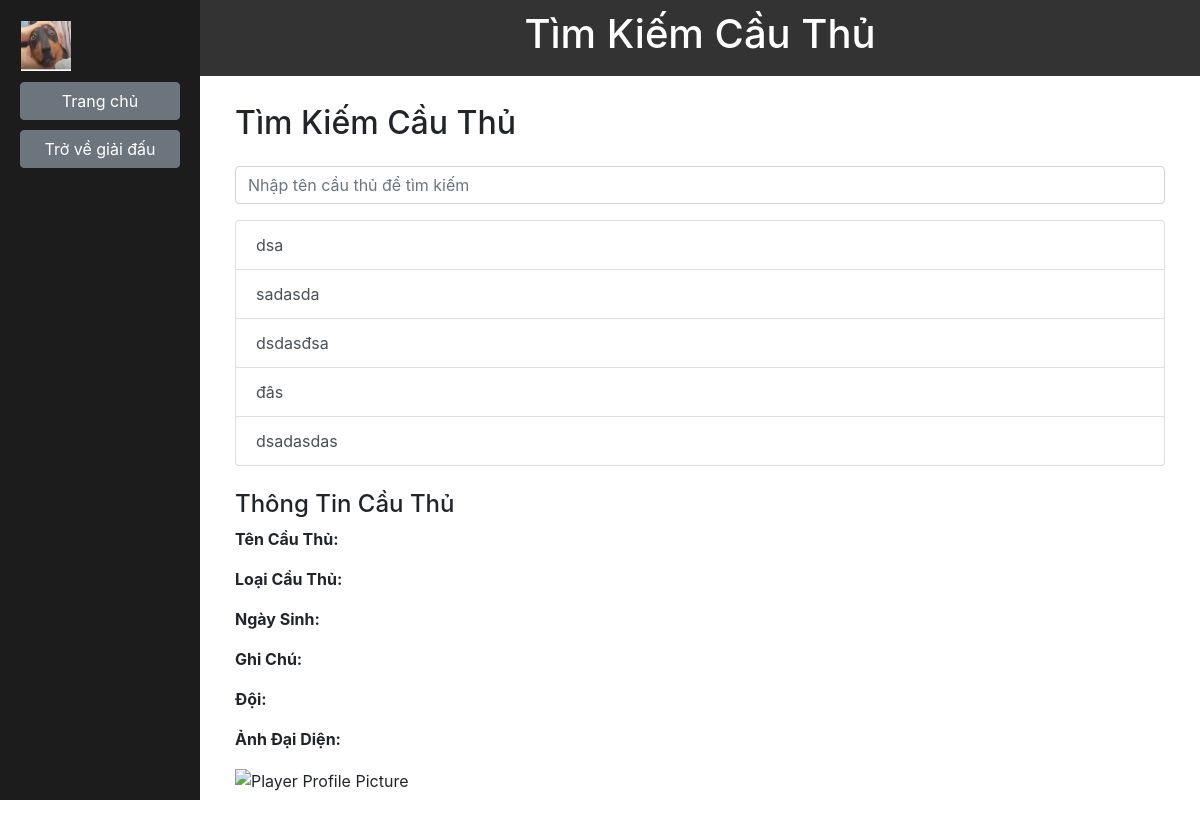
Page /search-player/1 on the earlier database version.
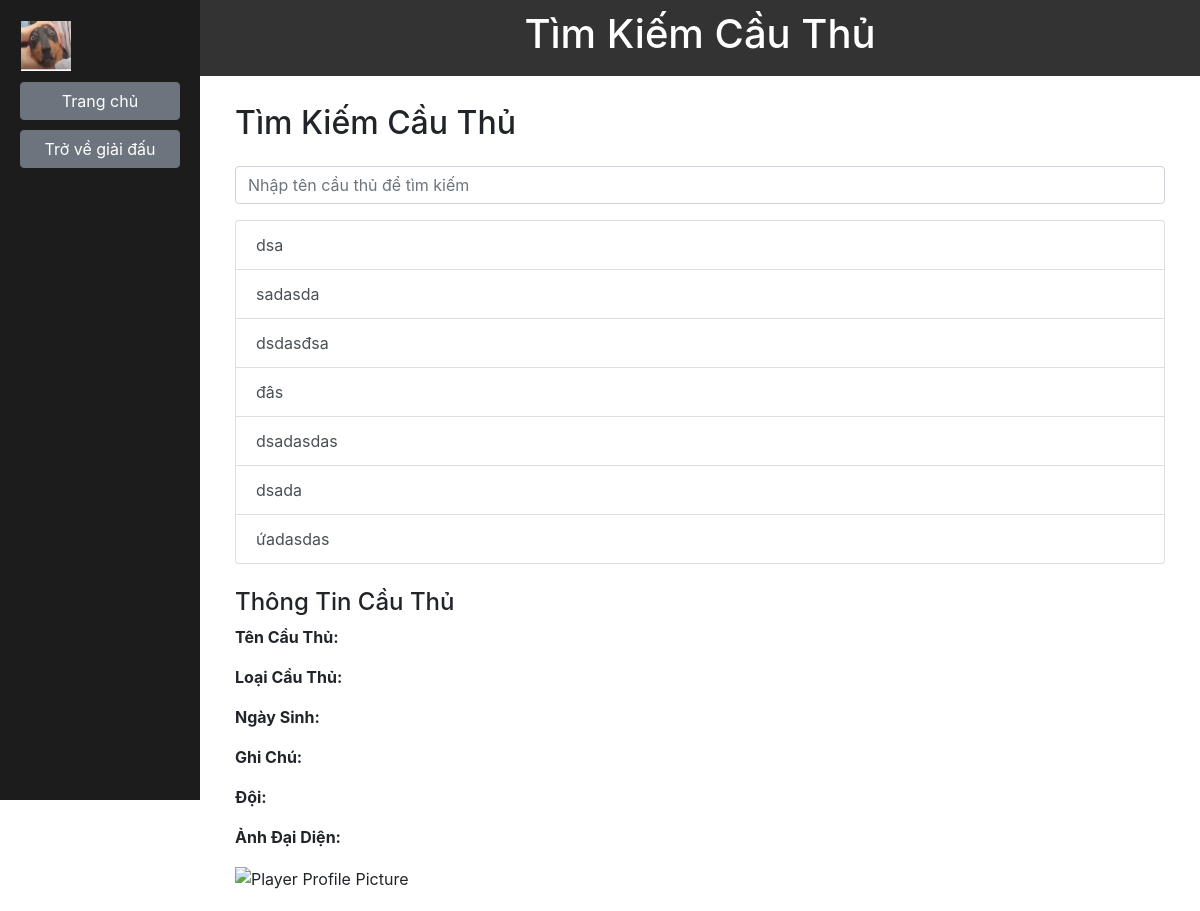
Same page on the later database version.
### models/player.py (models this page shows)
class Player(db.Model):
    id = db.Column(db.Integer, primary_key=True)
    name = db.Column(db.String(100), nullable=False)
    birthday = db.Column(db.Date, nullable=False)
    player_type = db.Column(db.String(50), nullable=False)
    note = db.Column(db.Text)
    profile_picture = db.Column(db.String(255))
    team_id = db.Column(db.Integer, db.ForeignKey('team.id'), nullable=True)
    total_score = db.Column(db.Integer, default=0, nullable=False)
    season_id = db.Column(db.Integer, db.ForeignKey('season.id'), nullable=False)
    team = db.relationship('Team', backref=db.backref('players', lazy=True))

### routes/player_routes.py (the view)
    @app.route('/search-player/<int:season_id>', methods=['GET'])
    def search_player(season_id):
        players = Player.query.filter_by(season_id=season_id).all()
        players_with_team_name = []
        for player in players:
            team = Team.query.get(player.team_id)
            team_name = team.name if team else 'Unknown'
            player_info = {
                'id': player.id,
                'name': player.name,
                'player_type': player.player_type,
                'birthday': player.birthday.strftime('%Y-%m-%d') if player.birthday else 'Unknown',
                'note': player.note,
                'profile_picture': player.profile_picture,
                'team_name': team_name
            }
            players_with_team_name.append(player_info)
        return render_template('search_player.html', players=players_with_team_name, season_id=season_id)

### templates/search_player.html (shortened to what this page needs)
{% extends "base.html" %}
{% block title %}Tìm Kiếm Cầu Thủ{% endblock %}
{% block sidebar %}
    <button class="btn btn-secondary btn-block" onclick="window.location.href='/'">Trang chủ</button>
    <button class="btn btn-secondary btn-block" onclick="window.location.href='{{ url_for('view_season', season_id=season_id) }}'">Trở về giải đấu</button>
{% endblock %}
{% block content %}
<div class="container mt-4">
    <h2 class="mb-4">Tìm Kiếm Cầu Thủ</h2>
    <div class="form-group">
        <input type="text" class="form-control" id="searchInput" placeholder="Nhập tên cầu thủ để tìm kiếm">
    </div>
    <div id="playerList" class="list-group">
        {% for player in players %}
        <a href="#" class="list-group-item list-group-item-action" onclick="showPlayerInfo('{{ player.id }}', '{{ player.name }}', '{{ player.player_type }}', '{{ player.birthday }}', '{{ player.note }}', '{{ player.profile_picture }}', '{{ player.team_name }}')">
            {{ player.name }}
        </a>
        {% endfor %}
    </div>
    <div id="playerInfo" class="mt-4">
        <h4>Thông Tin Cầu Thủ</h4>
        <div id="playerDetails">
            <p><strong>Tên Cầu Thủ:</strong> </p>
            <p><strong>Loại Cầu Thủ:</strong> </p>
            <p><strong>Ngày Sinh:</strong> </p>
            <p><strong>Ghi Chú:</strong> </p>
            <p><strong>Đội:</strong> </p>
            <p><strong>Ảnh Đại Diện:</strong></p>
            <img id="playerProfilePicture" src="" alt="Player Profile Picture" class="img-fluid square-img">
        </div>
    </div>
</div>
{% endblock %}

Differences in the rows shown:
added Player: name "dsada"
added Player: name "ứadasdas"
